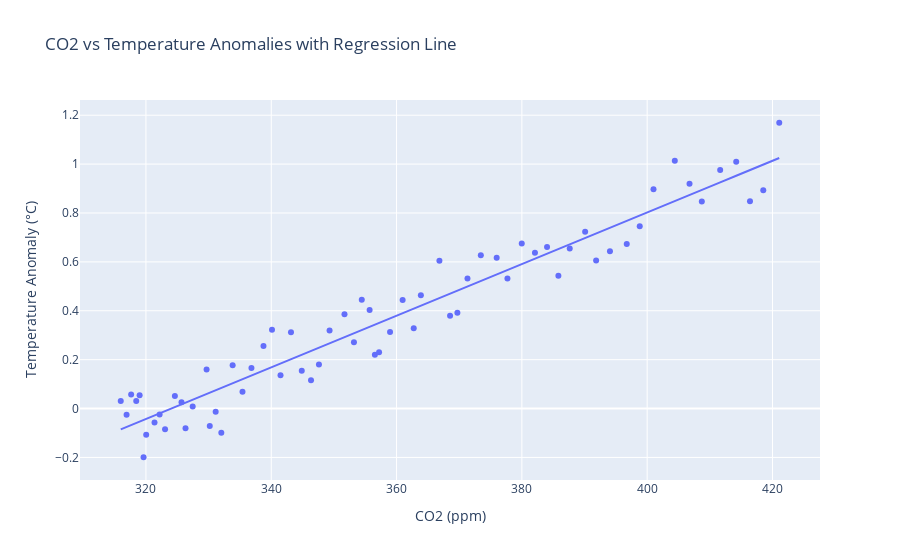

This figure's notebook cell:
### Code cell
import plotly.express as px

# Create a scatter plot with a regression line
fig = px.scatter(merged_data, 
                 x='Annual_Mean_CO2_ppm', 
                 y='Annual_Mean_Temp_Anomaly',
                 title='CO2 vs Temperature Anomalies with Regression Line',
                 labels={'Annual_Mean_CO2_ppm': 'CO2 (ppm)', 'Annual_Mean_Temp_Anomaly': 'Temperature Anomaly (°C)'},
                 trendline='ols')  # Adds a linear regression line

# Show R² in the hover tooltip by updating the figure with OLS results
results = px.get_trendline_results(fig)
ols_result = results.px_fit_results.iloc[0].summary()

# Save the interactive plot to an HTML file
fig.write_html("interactive_viz_with_regression.html")

# Show the plot in the notebook or in an interactive environment
fig.show()

# Optionally print the OLS summary to see detailed stats, including R²
print(ols_result)

### Figure 1 — Plotly figure (JSON) as saved in the notebook; plotly's stock layout.template omitted (floating-point values rounded to 4 significant figures)
{"data": [{"hovertemplate": "CO2 (ppm)=%{x}<br>Temperature Anomaly (°C)=%{y}<extra></extra>", "legendgroup": "", "marker": {"color": "#636efa", "symbol": "circle"}, "mode": "markers", "name": "", "orientation": "v", "showlegend": false, "type": "scatter", "x": [316.0, 316.9, 317.6, 318.4, 319.0, 319.6, 320.0, 321.4, 322.2, 323.1, 324.6, 325.7, 326.3, 327.5, 329.7, 330.2, 331.1, 332.0, 333.8, 335.4, 336.8, 338.8, 340.1, 341.5, 343.1, 344.9, 346.4, 347.6, 349.3, 351.7, 353.2, 354.4, 355.7, 356.5, 357.2, 359.0, 361.0, 362.7, 363.9, 366.8, 368.5, 369.7, 371.3, 373.4, 376.0, 377.7, 380.0, 382.1, 384.0, 385.8, 387.6, 390.1, 391.9, 394.1, 396.7, 398.8, 401.0, 404.4, 406.8, 408.7, 411.6, 414.2, 416.4, 418.5, 421.1], "xaxis": "x", "y": [0.03083, -0.025, 0.0575, 0.03083, 0.05417, -0.1992, -0.1067, -0.0575, -0.02417, -0.08417, 0.05167, 0.02583, -0.08083, 0.008333, 0.16, -0.07083, -0.01333, -0.09917, 0.1775, 0.06833, 0.1658, 0.2558, 0.3225, 0.1367, 0.3117, 0.155, 0.1158, 0.18, 0.3192, 0.3858, 0.2717, 0.445, 0.4033, 0.22, 0.23, 0.3133, 0.4442, 0.3283, 0.4633, 0.605, 0.38, 0.3917, 0.5325, 0.6267, 0.6167, 0.5325, 0.675, 0.6375, 0.6608, 0.5433, 0.655, 0.7233, 0.6058, 0.6433, 0.6733, 0.7458, 0.8975, 1.013, 0.92, 0.8475, 0.9758, 1.009, 0.8483, 0.8933, 1.169], "yaxis": "y"}, {"hovertemplate": "<b>OLS trendline</b><br>Annual_Mean_Temp_Anomaly = 0.01056 * Annual_Mean_CO2_ppm + -3.42157<br>R<sup>2</sup>=0.929714<br><br>CO2 (ppm)=%{x}<br>Temperature Anomaly (°C)=%{y} <b>(trend)</b><extra></extra>", "legendgroup": "", "marker": {"color": "#636efa", "symbol": "circle"}, "mode": "lines", "name": "", "showlegend": false, "type": "scatter", "x": [316.0, 316.9, 317.6, 318.4, 319.0, 319.6, 320.0, 321.4, 322.2, 323.1, 324.6, 325.7, 326.3, 327.5, 329.7, 330.2, 331.1, 332.0, 333.8, 335.4, 336.8, 338.8, 340.1, 341.5, 343.1, 344.9, 346.4, 347.6, 349.3, 351.7, 353.2, 354.4, 355.7, 356.5, 357.2, 359.0, 361.0, 362.7, 363.9, 366.8, 368.5, 369.7, 371.3, 373.4, 376.0, 377.7, 380.0, 382.1, 384.0, 385.8, 387.6, 390.1, 391.9, 394.1, 396.7, 398.8, 401.0, 404.4, 406.8, 408.7, 411.6, 414.2, 416.4, 418.5, 421.1], "xaxis": "x", "y": [-0.08481, -0.07499, -0.06728, -0.05873, -0.05303, -0.04638, -0.04194, -0.0279, -0.01934, -0.01015, 0.006425, 0.01762, 0.02438, 0.03642, 0.05986, 0.06524, 0.07517, 0.08467, 0.1038, 0.1204, 0.1355, 0.1557, 0.1701, 0.1845, 0.2021, 0.2203, 0.2359, 0.2492, 0.2672, 0.2923, 0.3082, 0.3214, 0.3346, 0.3435, 0.3506, 0.3691, 0.3903, 0.409, 0.421, 0.4523, 0.4702, 0.4826, 0.4996, 0.5221, 0.5488, 0.567, 0.591, 0.6133, 0.6337, 0.6528, 0.6719, 0.6979, 0.7164, 0.7397, 0.768, 0.7899, 0.8131, 0.849, 0.8738, 0.8945, 0.9255, 0.9525, 0.9757, 0.9981, 1.025], "yaxis": "y"}], "layout": {"autosize": true, "legend": {"tracegroupgap": 0}, "title": {"text": "CO2 vs Temperature Anomalies with Regression Line"}, "xaxis": {"anchor": "y", "autorange": true, "domain": [0, 1], "range": [309.6, 427.4], "title": {"text": "CO2 (ppm)"}, "type": "linear"}, "yaxis": {"anchor": "x", "autorange": true, "domain": [0, 1], "range": [-0.3121, 1.282], "title": {"text": "Temperature Anomaly (°C)"}, "type": "linear"}}}
